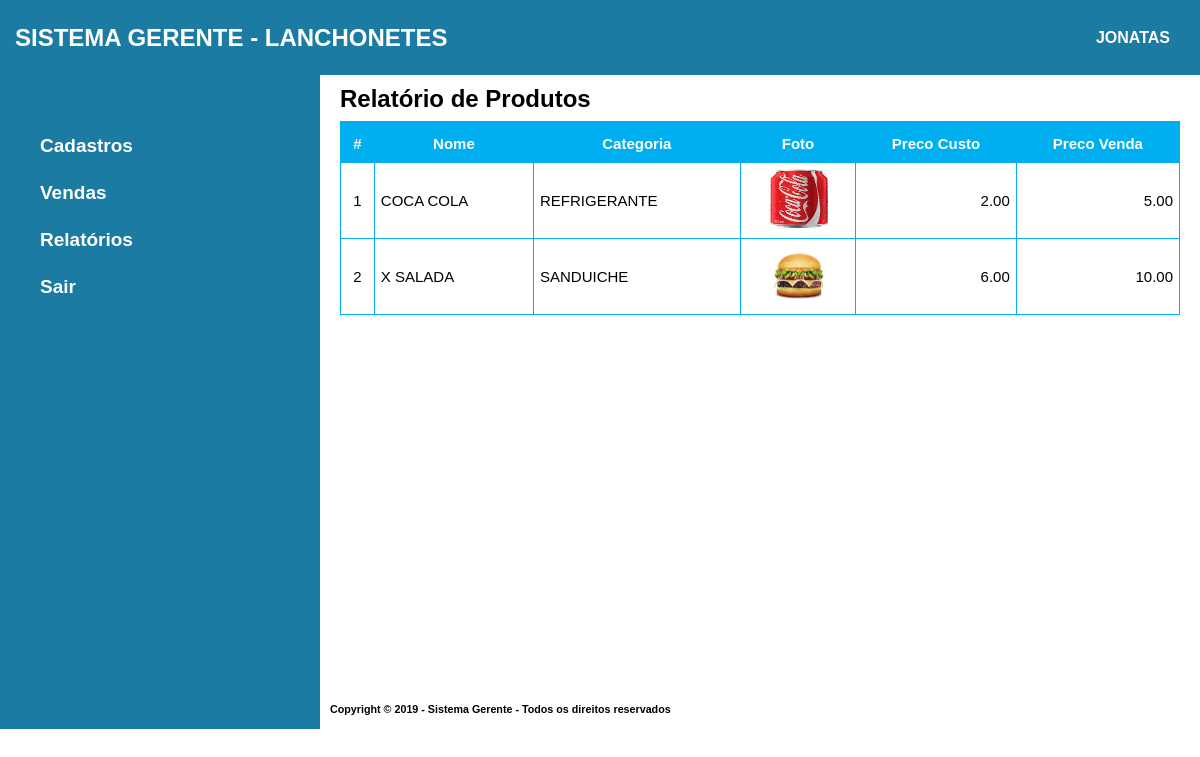
/sistema/view/relatorioProduto.php (signed in), run on the app's committed database.
### tables this page shows
CREATE TABLE IF NOT EXISTS `produtos` (
  `idProduto` INT NOT NULL AUTO_INCREMENT COMMENT '',
  `nome` VARCHAR(45) NULL COMMENT '',
  `idCategoria` INT NOT NULL COMMENT '',
  `foto` VARCHAR(45) NULL COMMENT '',
  `precoCusto` DECIMAL(10,2) NULL COMMENT '',
  `precoVenda` DECIMAL(10,2) NULL COMMENT '',
  `status` INT NOT NULL COMMENT '',
  PRIMARY KEY (`idProduto`)  COMMENT '',
  INDEX `fk_produto_categoria1_idx` (`idCategoria` ASC)  COMMENT '',
  CONSTRAINT `fk_produto_categoria1`
    FOREIGN KEY (`idCategoria`)
    REFERENCES `categorias` (`idCategoria`)
    ON DELETE NO ACTION
    ON UPDATE NO ACTION);

CREATE TABLE IF NOT EXISTS `categorias` (
  `idCategoria` INT NOT NULL AUTO_INCREMENT COMMENT '',
  `nome` VARCHAR(45) NULL COMMENT '',
  `status` INT NOT NULL COMMENT '',
  PRIMARY KEY (`idCategoria`)  COMMENT '',
  UNIQUE INDEX `nome_UNIQUE` (`nome` ASC)  COMMENT '');

### sistema/controller/DB.php (called while the page is built, shortened)
<?php
class DB {
	private static $instance;
	static function getInstance(){
		if(!isset(self::$instance))	{
			try{
				self::$instance = new PDO("mysql:host=127.0.0.1;dbname=sistemagerente", 'root', "");
				self::$instance->setAttribute(PDO::ATTR_ERRMODE, PDO::ERRMODE_EXCEPTION);
				self::$instance->setAttribute(PDO::ATTR_DEFAULT_FETCH_MODE, PDO::FETCH_OBJ);
			} catch (PDOException $e){
				echo $e->getMessage();
			}
		}
		return self::$instance;
	}
}
?>

### sistema/controller/produtoController.php (called while the page is built, shortened)
<?php
require_once '../controller/DB.php';
require_once '../model/Produto.php';
function listaProdutos() {
    $produto = new Produto(DB::getInstance(), null);
    return $produto->listar();
}
?>

### sistema/model/Produto.php (called while the page is built, shortened)
<?php
require_once '../controller/DB.php';
class Produto{
  private $conexao;
  public function __construct($conexao, $produtos) {
    $this->conexao = $conexao;
}
    public function listar() {
        try {
            $sql = 'SELECT p.idProduto, p.nome, p.foto, p.precoCusto, p.precoVenda, c.nome as categoria
                    FROM produtos p
                    INNER JOIN categorias c ON p.idCategoria = c.idCategoria
                    WHERE p.status > 0';
            $stmt = $this->conexao->prepare($sql);
            $stmt->execute();
            return $stmt->fetchAll(PDO::FETCH_OBJ);
        } catch (PDOException $e) {
            echo $e->getMessage();
        }
    }
}
?>

### sistema/view/relatorioProduto.php (the view, shortened to what this page needs)
<!DOCTYPE html>
<html>
<head>
    <link rel="stylesheet" type="text/css" href="../assets/css/style.css" />
</head>
<body>
    <div>
        <?php include "header.php" ?>
        <div class="container">
            <div class="menu">
                <?php include "menu_lateral.php" ?>
            </div>
            <div class="form">
                <?php require_once '../controller/produtoController.php';?>
                <div class="titulo_form">
            	   <h2>Relatório de Produtos</h2>
                </div>
                <fieldset>
                    <div>
                        <?php if (listaProdutos() != null) {?>
                        <table class="table">
                            <tr>
                                <th>#</th>
                                <th>Nome</th>
                                <th>Categoria</th>
                                <th>Foto</th>
                                <th>Preco Custo</th>
                                <th>Preco Venda</th>
                            </tr>
                            <?php foreach (listaProdutos() as $produtos){?>
                            <?php $caminho = "../assets/img/produtos/";
                            $imagem = $caminho.$produtos->foto;
                            ?>
                            <tr data-id="<?= $produtos->idProduto;?>">
                                <td align="center"><?= $produtos->idProduto;?></td>
                                <td><?= $produtos->nome;?></td>
                                <td><?= $produtos->categoria;?></td>
                                <td align="center"><?php echo "<img src='$imagem' width='60px' height='60px'/>";?></td>
                                <td align="right"><?= $produtos->precoCusto;?></td>
                                <td align="right"><?= $produtos->precoVenda;?></td>
                            </tr>
                            <?php }?>
                        </table>
                        <?php }?>
                    </div>
                </fieldset>
            </div>
        </div>
        <?php include "footer.php" ?>
    </div>
</body>
</html>

### sistema/assets/css/style.css (style rules this page uses)
* { margin: 0; padding: 0; }
body { padding: 0; margin: 0; width: auto; height: auto; font-family: Verdana, sans-serif; position: absolute; overflow-x: hidden; }
.container { width: 100vw; display: grid; grid-template-columns: 320px auto; grid-template-rows: minmax(614px, auto); }
.menu { background: #1C7BA2; display: inline-block; }
.form { box-sizing: border-box; padding: 10px 20px; display: inline-block; }
fieldset { border: 0; }
body, input, select, textarea, button { font-family: Verdana, sans-serif; font-size: 1em; }
.titulo_form { border-bottom: 0.2em solid #00AFEF; padding-bottom: 0.5em; }
.table { padding-top: 1em; }
table { font-family: Verdana, sans-serif; font-size: 15px; border-collapse: collapse; width: 100%; }
table td, table th { border: 1px solid #00AFEF; padding: 6px; }
table th { padding-top: 10px; padding-bottom: 10px; text-align: center; background-color: #00AFEF; color: white; }

### data on the page
produtos: idProduto "1", nome "COCA COLA", idCategoria.nome "REFRIGERANTE", foto (picture), precoCusto "2.00", precoVenda "5.00"
produtos: idProduto "2", nome "X SALADA", idCategoria.nome "SANDUICHE", foto (picture), precoCusto "6.00", precoVenda "10.00"

### other printed values
$_SESSION['dados_usuario']->nome "JONATAS"
